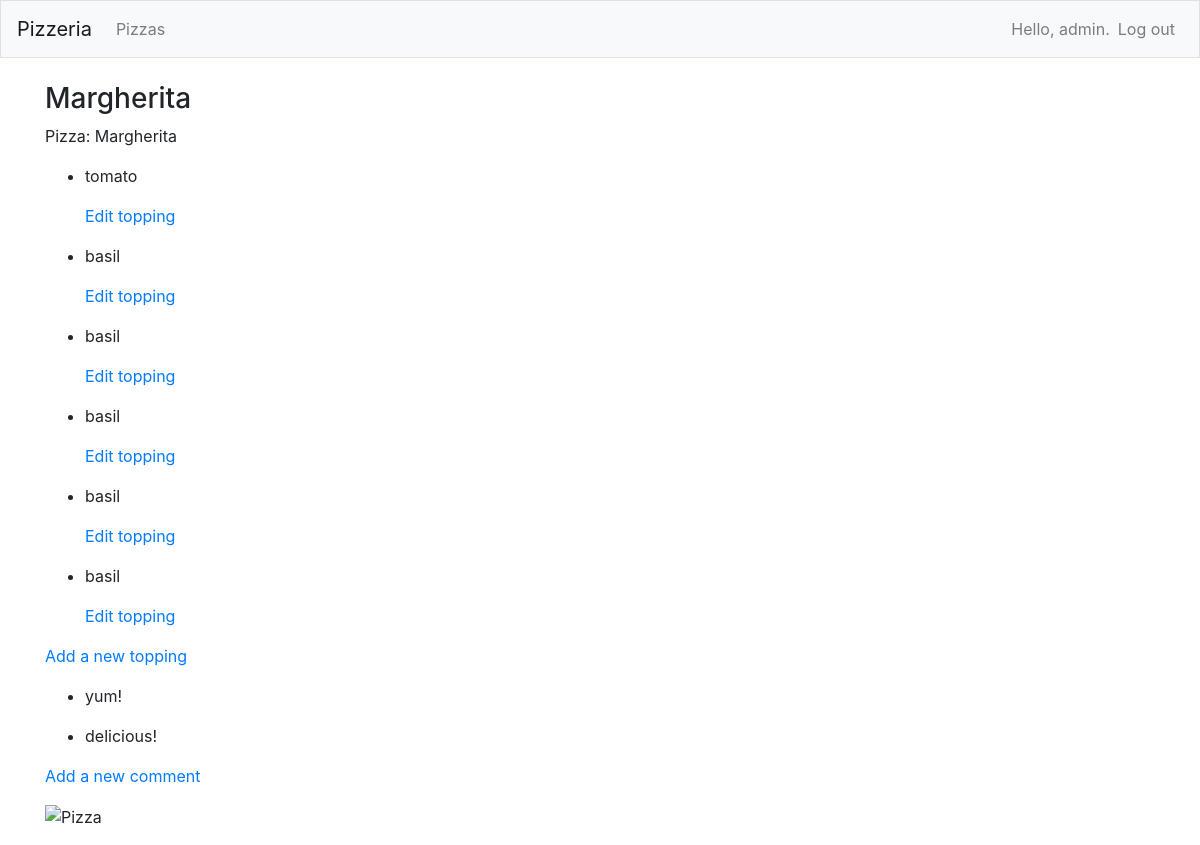
The page /pizzas/3/ (signed in) on the database its author committed.
### pizzas/models.py (models this page shows, shortened)
class Pizza(models.Model):
    name = models.CharField(max_length=200)
    date_added = models.DateTimeField(auto_now_add=True)
    owner = models.ForeignKey(User, on_delete=models.CASCADE)
    def __str__(self):
        return self.name

class Topping(models.Model):
    pizza = models.ForeignKey(Pizza, on_delete=models.CASCADE)
    name = models.CharField(max_length=200)
    date_added = models.DateTimeField(auto_now_add=True)
    class Meta:
        verbose_name_plural = "Toppings"

class Comment(models.Model):
    pizza = models.ForeignKey(Pizza, on_delete=models.CASCADE)
    name = models.CharField(max_length=200)
    date_added = models.DateTimeField(auto_now_add=True)

### pizzas/views.py (the view)
# urls.py: path("pizzas/<int:pizza_id>/", views.pizza, name="pizza"),
@login_required
def pizza(request, pizza_id):
    pizza = Pizza.objects.get(id=pizza_id)
    if pizza.owner != request.user:
        raise Http404
    toppings = pizza.topping_set.all()
    comments = pizza.comment_set.order_by("-date_added")
    context = {"pizza": pizza, "toppings": toppings, "comments": comments}
    return render(request, "pizzas/pizza.html", context)

### pizzas/templates/pizzas/pizza.html (shortened to what this page needs)
{% extends "pizzas/base.html" %}
{% block page_header %}
<h3>{{ pizza }}</h3>
{% endblock page_header %}
{% block content %}
<p>Pizza: {{ pizza.name }}</p>
<ul>
    {% for topping in toppings %}
    <li>
        <p>{{ topping.name|linebreaks }}</p>
        <p>
            <a href="{% url 'pizzas:edit_topping' topping.id %}">Edit topping</a>
        </p>
    </li>
    {% empty %}
    <li>No toppings for this pizza have been added yet.</li>
    {% endfor %}
</ul>
<p>
    <a href="{% url 'pizzas:new_topping' pizza.id %}">Add a new topping</a>
</p>
<ul>
    {% for comment in comments %}
    <li>
        <p> {{ comment.name|linebreaks }}</p>
    </li>
    {% empty %}
    <li>No comments for this pizza have been added yet.</li>
    {% endfor %}
</ul>
<p>
    <a href="{% url 'pizzas:new_comment' pizza.id %}">Add a new comment</a>
</p>
<P>
    <img src="https://pngimg.com/uploads/pizza/pizza_PNG44072.png" alt="Pizza">
</P>
{% endblock content %}

### pizzas/templates/pizzas/base.html (shortened to what this page needs)
{% load bootstrap4 %}
<!doctype html>
<html lang="eng">
<head>
    {% bootstrap_css %}{% bootstrap_javascript jquery='full' %}
</head>
<body>
    <nav class="navbar navbar-expand-md navbar-light bg-light mb-4 border">
        <a class="navbar-brand" href="{% url 'pizzas:index'%}">
            Pizzeria</a>
        <div class="collapse navbar-collapse" id="navbarCollapse">
            <ul class="navbar-nav mr-auto">
                <li class="nav-item">
                    <a class="nav-link" href="{% url 'pizzas:pizzas'%}">
                        Pizzas</a>
                </li>
            </ul>
            <ul class="navbar-nav ml-auto">
                {% if user.is_authenticated %}
                <li class="nav-item">
                    <span class="navbar-text" }">Hello, {{ user.username }}.</span>
                </li>
                <li class="nav-item">
                    <a class="nav-link" href="{% url 'users:logout' %}">Log out</a>
                </li>
                {% endif %}
            </ul>
        </div>
    </nav>
    <main role="main" class="container">
        <div class+"pb-2 mb-2 border-bottom">
            {% block page_header %}{% endblock page_header %}
        </div>
        <div>
            {% block content %}{% endblock content %}
        </div>
    </main>
</body>
</html>

### rows shown on the page
Pizza: name "Margherita"
Topping: name "tomato"
Topping: name "basil"
Topping: name "basil"
Topping: name "basil"
Topping: name "basil"
Topping: name "basil"
Comment: name "yum!"
Comment: name "delicious!"

### other values the page prints
{{ user.username }} "admin"
